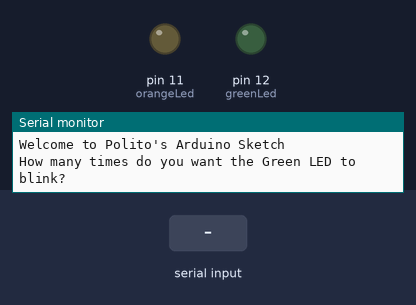
The sketch below on a simulated Arduino Uno, built with avr-gcc and run on an emulated ATmega328P. Shown: output pins drawn as LEDs (lit = HIGH), the last lines printed to the serial monitor. Dashed ring = blinking. Inputs (shaded band) come from the test bench.

Above: at 0.9 s.
1.0 s: "90,45\n" received over Serial
At 1.13 s:
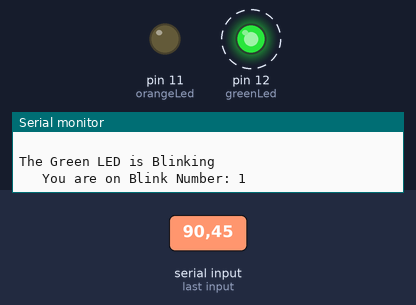
At 46.16 s:
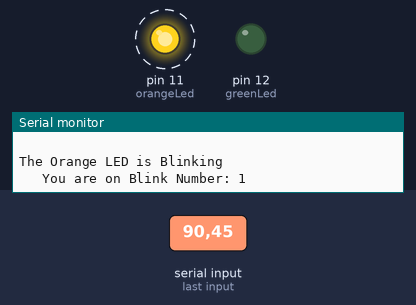
Timing chart, 0 to 48.0 s (numbered marks = the images above; inputs shaded):
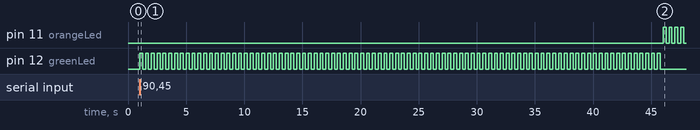

Measured:
- after the input at 1.0 s, pin 11 (orangeLed): alternates HIGH for 0.25 s and LOW for 0.25 s, starting after 45.0 s; pin 12 (greenLed): alternates HIGH for 0.25 s and LOW for 0.25 s, 180 changes in all, then stays LOW, starting at once

The sketch:

sketch_aug27a.ino
```cpp
int greenLed = 12;
int greenOnTime = 250;
int greenOffTime = 250;
int orangeLed = 11;
int orangeOnTime = 250;
int orangeOffTime = 250;
int greenBlink;
int orangeBlink;
String greenBlinking = "The Green LED is Blinking";
String orangeBlinking= "The Orange LED is Blinking";
String space = "   ";
String blinkNo = "   You are on Blink Number: ";

void setup() {
    Serial.begin(74880);
    String wm1= "Welcome to ";
    String wm2 = "Polito's Arduino Sketch";
    String wm3;
    wm3= wm1 + wm2;
    ;
    Serial.println(wm3);
    Serial.println("How many times do you want the Green LED to blink? ");
  while(Serial.available()==0){}
  greenBlink = Serial.parseInt();
   Serial.println("How many times do you want the Orange LED to blink? ");
  while(Serial.available()==0){}
  orangeBlink = Serial.parseInt();


    pinMode(greenLed, OUTPUT);
    pinMode(orangeLed, OUTPUT);

}

void loop() {

  Serial.println(space);
  Serial.println(greenBlinking);
  for ( int j= 1; j<=greenBlink; j= j+1){
    Serial.print(blinkNo);
    Serial.println(j);
   digitalWrite(greenLed, HIGH);
   delay(greenOnTime);
   digitalWrite(greenLed, LOW);
   delay(greenOffTime);

  }

  Serial.println(space);
  Serial.println(orangeBlinking);
   for (int j = 1; j<= orangeBlink; j= j+1){
   Serial.print(blinkNo);
   Serial.println(j);
   digitalWrite(orangeLed, HIGH);
   delay(orangeOnTime);
   digitalWrite(orangeLed, LOW);
   delay(orangeOffTime);

   }
}
```
